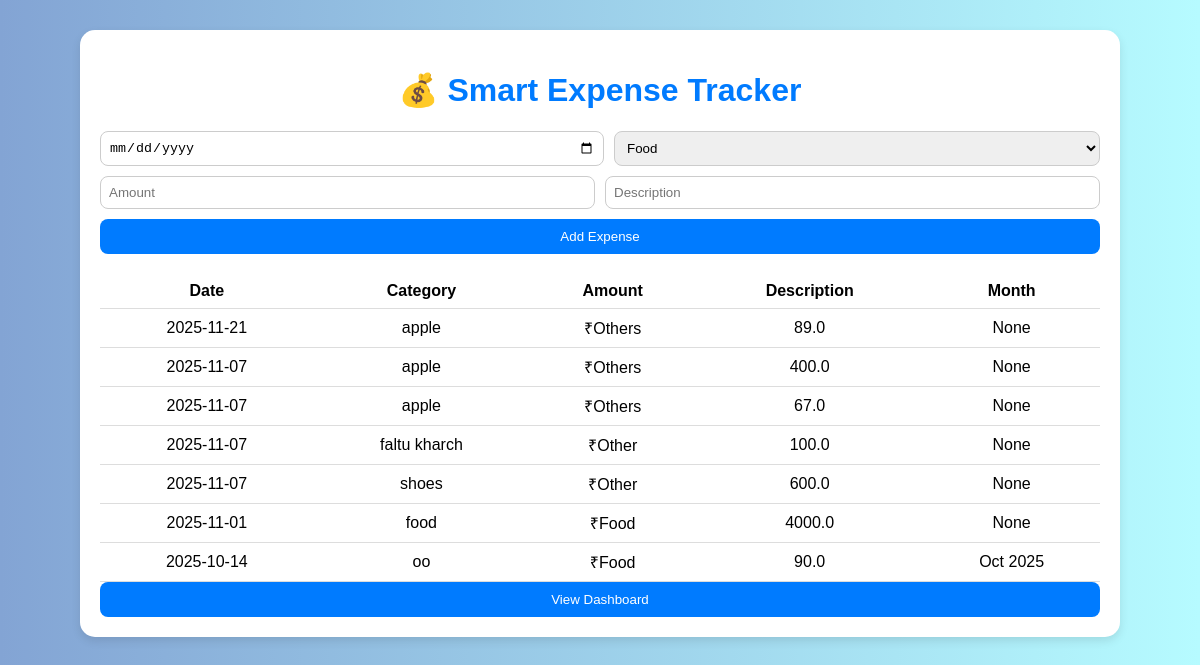
The page / on the database its author committed.
### tables this page shows
CREATE TABLE expenses(
            id INTEGER PRIMARY KEY AUTOINCREMENT,
            date TEXT,
            description TEXT,
            category TEXT,
            amount REAL
        , month TEXT);

### app.py (the view)
@app.route('/')
def index():
    conn = sqlite3.connect("expenses.db")
    cur = conn.cursor()
    cur.execute("SELECT * FROM expenses ORDER BY date DESC")
    data = cur.fetchall()
    conn.close()
    return render_template("index.html", data=data)

### templates/index.html (shortened to what this page needs)
<!DOCTYPE html>
<html>
<head>
  <link rel="stylesheet" href="{{ url_for('static', filename='style.css') }}">
</head>
<body>
  <div class="container">
    <h1>💰 Smart Expense Tracker</h1>
    <form method="POST" action="/add">
      <input type="date" name="date" required>
      <select name="category" required>
        <option>Food</option>
      </select>
      <input type="number" step="0.01" name="amount" placeholder="Amount" required>
      <input type="text" name="description" placeholder="Description">
      <button type="submit">Add Expense</button>
    </form>
    <table class="table">
      <tr>
        <th>Date</th><th>Category</th><th>Amount</th><th>Description</th><th>Month</th>
      </tr>
      {% for row in data %}
      <tr>
        <td>{{ row[1] }}</td>
        <td>{{ row[2] }}</td>
        <td>₹{{ row[3] }}</td>
        <td>{{ row[4] }}</td>
        <td>{{ row[5] }}</td>
      </tr>
      {% endfor %}
    </table>
    <center><a href="/new_dashboard"><button>View Dashboard</button></a></center>
  </div>
</body>
</html>

### static/style.css (style rules this page uses)
body { font-family: 'Poppins', sans-serif; background: linear-gradient(to right, #83a4d4, #b6fbff); margin: 0; padding: 0; }
.container { width: 90%; max-width: 1000px; margin: 30px auto; background: white; padding: 20px; border-radius: 15px; box-shadow: 0 4px 10px rgba(0,0,0,0.1); }
h1, h2 { text-align: center; color: #007bff; }
form { display: flex; flex-wrap: wrap; justify-content: space-between; gap: 10px; margin-bottom: 20px; }
input, select { flex: 1 1 45%; padding: 8px; border-radius: 8px; border: 1px solid #ccc; }
button { width: 100%; padding: 10px; background: #007bff; color: white; border: none; border-radius: 8px; cursor: pointer; transition: 0.3s; }
.table { width: 100%; border-collapse: collapse; }
.table th, .table td { padding: 8px; text-align: center; border-bottom: 1px solid #ddd; }

### rows shown on the page
expenses: date "2025-11-21", description "apple", category "Others", amount "89.0", row "None"
expenses: date "2025-11-07", description "apple", category "Others", amount "400.0", row "None"
expenses: date "2025-11-07", description "apple", category "Others", amount "67.0", row "None"
expenses: date "2025-11-07", description "faltu kharch", category "Other", amount "100.0", row "None"
expenses: date "2025-11-07", description "shoes", category "Other", amount "600.0", row "None"
expenses: date "2025-11-01", description "food", category "Food", amount "4000.0", row "None"
expenses: date "2025-10-14", description "oo", category "Food", amount "90.0", month "Oct 2025"
